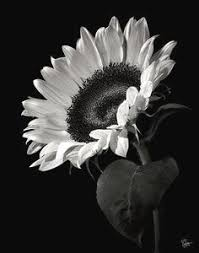
#> input picture Experiments/FourierTransform/p6.jpeg, 199 x 253 px
$ python python6.py
#> lines starting #> are read from the running program, lines starting #| are printed output that depends on the picture
import cv2
import numpy as np
import matplotlib.pyplot as plt
import tkinter as tk
from tkinter import filedialog

# 1. Open local file picker
root = tk.Tk()
root.withdraw()
print("Select your image file in the popup window...")
image_path = filedialog.askopenfilename(title="Select Image",
                                        filetypes=[("Image files", "*.png *.jpg *.jpeg")])
#> the answer given: p6.jpeg

if not image_path:
    print("No file selected! Exiting...")
else:
    # Load image in grayscale (Fourier is usually done on single channel)
    img = cv2.imread(image_path, 0)
#> img: shape (253, 199); min 0, max 255, mean 52.6

    if img is None:
        print("Error: Could not load image.")
    else:
        img = cv2.resize(img, (300, 300))
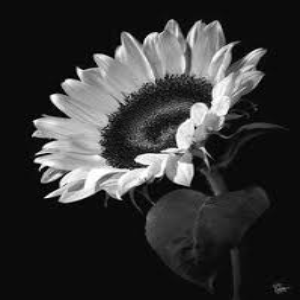
#> img: shape (300, 300); min 0, max 255, mean 52.6

        # --- FOURIER TRANSFORM STEPS ---

        # 1. Perform the 2D Fast Fourier Transform
        dft = np.fft.fft2(img)

        # 2. Shift the zero-frequency component to the center of the spectrum
        # This makes it look like the VLab "Processed Image"
        dft_shift = np.fft.fftshift(dft)

        # 3. Calculate Magnitude Spectrum (Log scale to make it visible)
        magnitude_spectrum = 20 * np.log(np.abs(dft_shift) + 1)
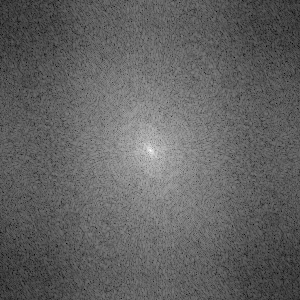
#> magnitude_spectrum: shape (300, 300) float64; min 35.58, max 307.4, mean 140.6; drawn with min black and max white

        # 4. Inverse Fourier Transform (To show we can go back to pixels)
        f_ishift = np.fft.ifftshift(dft_shift)
        img_back = np.fft.ifft2(f_ishift)
        img_back = np.abs(img_back)

        # --- DISPLAY RESULTS ---
        plt.figure(figsize=(15, 5))

        plt.subplot(1, 3, 1)
        plt.imshow(img, cmap='gray')
        plt.title('Initial Image (Spatial)')
        plt.axis('off')

        plt.subplot(1, 3, 2)
        plt.imshow(magnitude_spectrum, cmap='gray')
        plt.title('Processed Image (Frequency)')
        plt.axis('off')

        plt.subplot(1, 3, 3)
        plt.imshow(img_back, cmap='gray')
        plt.title('Reconstructed Image')
        plt.axis('off')

        plt.tight_layout()
        plt.show()
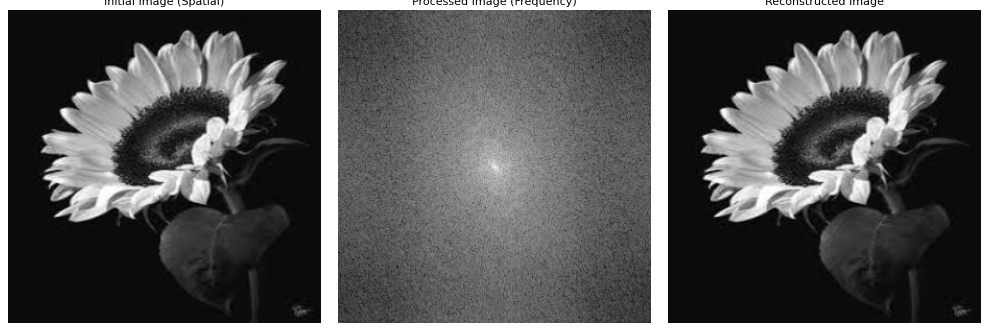
#> figure drawn by matplotlib, 3 panels
